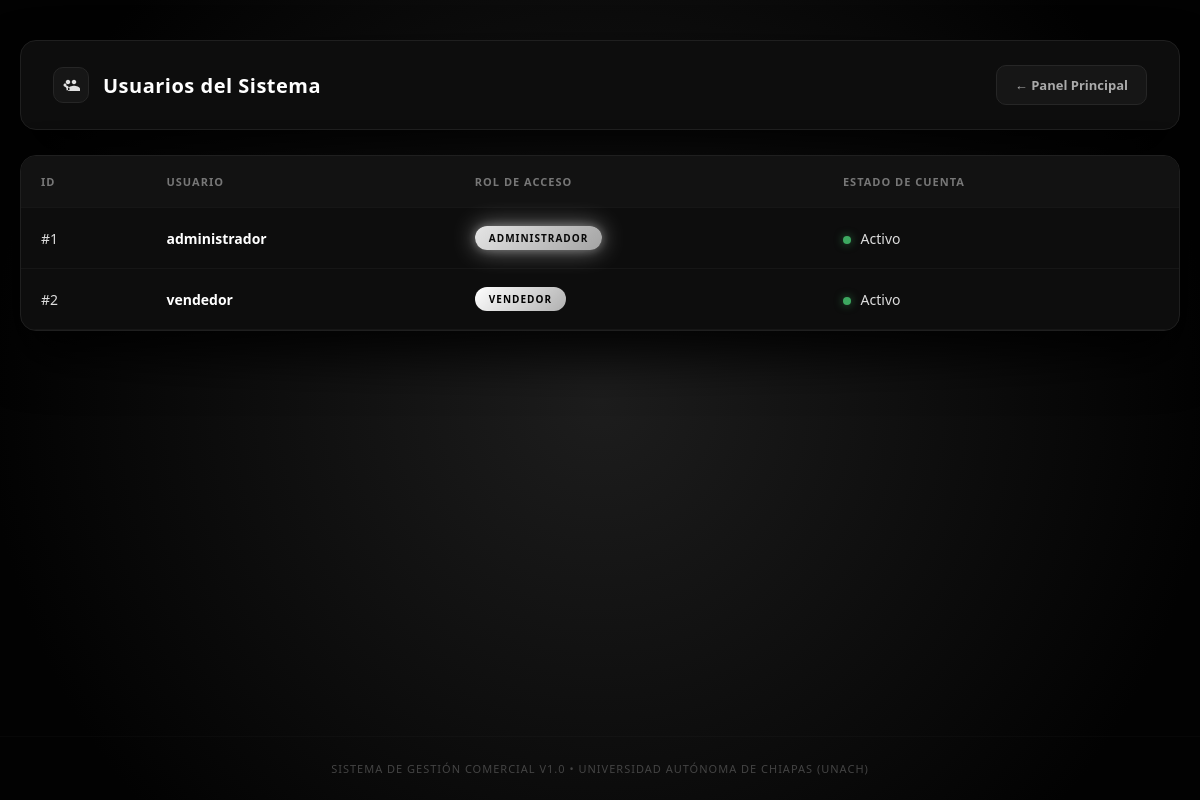
The app's page /usuarios.php with its own data.
### tables this page shows
CREATE TABLE `usuario` (
  `id_usuario` int(11) NOT NULL,
  `usuario` varchar(50) NOT NULL,
  `contrasena` varchar(255) NOT NULL,
  `fecha_creacion` timestamp NOT NULL DEFAULT current_timestamp(),
  `rol` varchar(20) NOT NULL DEFAULT 'comun'
);

### usuarios.php (the view, shortened to what this page needs)
<?php
$db = new Conexion();
$conexion = $db->getConexion();
$sql = "SELECT id_usuario, usuario, rol FROM usuario ORDER BY id_usuario ASC";
$resultado = $conexion->query($sql);
?>
<!DOCTYPE html>
<html lang="es">
<head>
</head>
<body>
    <div class="main-container">
        <div class="header">
            <div class="header-title-wrapper">
                <div class="header-icon">
                </div>
                <h1>Usuarios del Sistema</h1>
            </div>
            <a href="login.php" class="btn-volver">← Panel Principal</a>
        </div>
        <div class="table-container">
            <table>
                <thead>
                    <tr>
                        <th>ID</th>
                        <th>Usuario</th>
                        <th>Rol de Acceso</th>
                        <th>Estado de Cuenta</th>
                    </tr>
                </thead>
                <tbody>
                    <?php while ($usr = $resultado->fetch_assoc()): ?>
                    <tr>
                        <td>#<?php echo $usr['id_usuario']; ?></td>
                        <td style="font-weight: 600; color: #ffffff;"><?php echo htmlspecialchars($usr['usuario']); ?></td>
                        <td>
                            <?php if ($usr['rol'] == 'admin'): ?>
                                <span class="role-badge role-admin">Administrador</span>
                            <?php else: ?>
                                <span class="role-badge role-comun">Vendedor</span>
                            <?php endif; ?>
                        </td>
                        <td><span class="status-dot"></span> Activo</td>
                    </tr>
                    <?php endwhile; ?>
                </tbody>
            </table>
        </div>
    </div>
    <div class="page-footer">Sistema de Gestión Comercial v1.0 • Universidad Autónoma de Chiapas (UNACH)</div>
</body>
</html>

### usuarios.php (style rules this page uses)
* { box-sizing: border-box; margin: 0; padding: 0; font-family: 'Segoe UI', system-ui, sans-serif; }
body { background: radial-gradient(circle at center, #1d1d1d 0%, #020202 85%); color: #d0d0d0; min-height: 100vh; display: flex; flex-direction: column; position: relative; overflow-x: hidden; }
.main-container { max-width: 1200px; width: 100%; margin: 40px auto; padding: 0 20px; flex: 1; display: flex; flex-direction: column; gap: 25px; animation: fadeIn 0.5s ease-out forwards; }
.header { display: flex; justify-content: space-between; align-items: center; background-color: #0d0d0d; border: 1px solid #1f1f1f; border-radius: 16px; padding: 24px 32px; box-shadow: 0 25px 50px rgba(0,0,0,0.9); }
.header-title-wrapper { display: flex; align-items: center; gap: 14px; }
.header-icon { width: 36px; height: 36px; background: #161616; border: 1px solid #262626; border-radius: 10px; display: flex; justify-content: center; align-items: center; }
.header-icon svg { width: 18px; height: 18px; fill: #e0e0e0; }
h1 { font-size: 20px; color: #ffffff; font-weight: 600; letter-spacing: 0.5px; }
.btn-volver { padding: 10px 18px; background: #161616; color: #aaaaaa; text-decoration: none; border-radius: 10px; border: 1px solid #262626; font-size: 13px; font-weight: 600; transition: all 0.2s; }
.table-container { background: #0d0d0d; border: 1px solid #1f1f1f; border-radius: 16px; overflow: hidden; box-shadow: 0 25px 50px rgba(0,0,0,0.9); }
table { width: 100%; border-collapse: collapse; text-align: left; }
th, td { padding: 18px 20px; border-bottom: 1px solid #161616; }
th { background-color: #121212; color: #777777; font-size: 11px; text-transform: uppercase; letter-spacing: 1px; font-weight: 700; }
td { font-size: 14px; color: #dddddd; }
.role-badge { display: inline-block; padding: 5px 14px; border-radius: 20px; font-size: 10px; font-weight: 800; letter-spacing: 1px; text-transform: uppercase; }
.role-admin { background: linear-gradient(135deg, #e5e5e5 0%, #a3a3a3 100%); color: #080808; box-shadow: 0 0 25px rgba(255, 255, 255, 0.45), 0 0 10px rgba(255, 255, 255, 0.3); }
.role-comun { background: linear-gradient(135deg, #ffffff 0%, #b0b0b0 100%); color: #000000; }
.status-dot { display: inline-block; width: 8px; height: 8px; background-color: #3da860; border-radius: 50%; margin-right: 6px; box-shadow: 0 0 8px rgba(61, 168, 96, 0.6); }
.page-footer { text-align: center; padding: 24px; font-size: 11px; color: #444444; letter-spacing: 1px; text-transform: uppercase; border-top: 1px solid rgba(255, 255, 255, 0.02); margin-top: auto; }

### records on screen
usuario: id_usuario "1", usuario "administrador", rol "ADMINISTRADOR"
usuario: id_usuario "2", usuario "vendedor", rol "VENDEDOR"
